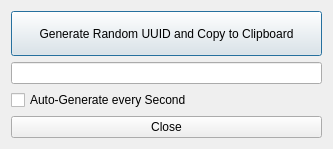
<?xml version="1.0" encoding="UTF-8"?>
<ui version="4.0">
 <class>MainWindow</class>
 <widget class="QMainWindow" name="MainWindow">
  <property name="geometry">
   <rect>
    <x>0</x>
    <y>0</y>
    <width>333</width>
    <height>129</height>
   </rect>
  </property>
  <property name="sizePolicy">
   <sizepolicy hsizetype="Preferred" vsizetype="Fixed">
    <horstretch>0</horstretch>
    <verstretch>0</verstretch>
   </sizepolicy>
  </property>
  <property name="windowTitle">
   <string>UUID Generator</string>
  </property>
  <widget class="QWidget" name="centralWidget">
   <layout class="QVBoxLayout" name="verticalLayout">
    <item>
     <widget class="QPushButton" name="pushButton">
      <property name="minimumSize">
       <size>
        <width>0</width>
        <height>45</height>
       </size>
      </property>
      <property name="text">
       <string>Generate Random UUID and Copy to Clipboard</string>
      </property>
      <property name="autoRepeat">
       <bool>false</bool>
      </property>
      <property name="autoDefault">
       <bool>false</bool>
      </property>
      <property name="default">
       <bool>true</bool>
      </property>
     </widget>
    </item>
    <item>
     <widget class="QLineEdit" name="lineEdit"/>
    </item>
    <item>
     <widget class="QCheckBox" name="checkBox">
      <property name="text">
       <string>Auto-Generate every Second</string>
      </property>
     </widget>
    </item>
    <item>
     <widget class="QPushButton" name="pushButton_2">
      <property name="text">
       <string>Close</string>
      </property>
     </widget>
    </item>
   </layout>
  </widget>
 </widget>
 <layoutdefault spacing="6" margin="11"/>
 <resources/>
 <connections>
  <connection>
   <sender>pushButton_2</sender>
   <signal>clicked()</signal>
   <receiver>MainWindow</receiver>
   <slot>close()</slot>
   <hints>
    <hint type="sourcelabel">
     <x>203</x>
     <y>117</y>
    </hint>
    <hint type="destinationlabel">
     <x>6</x>
     <y>89</y>
    </hint>
   </hints>
  </connection>
 </connections>
</ui>
